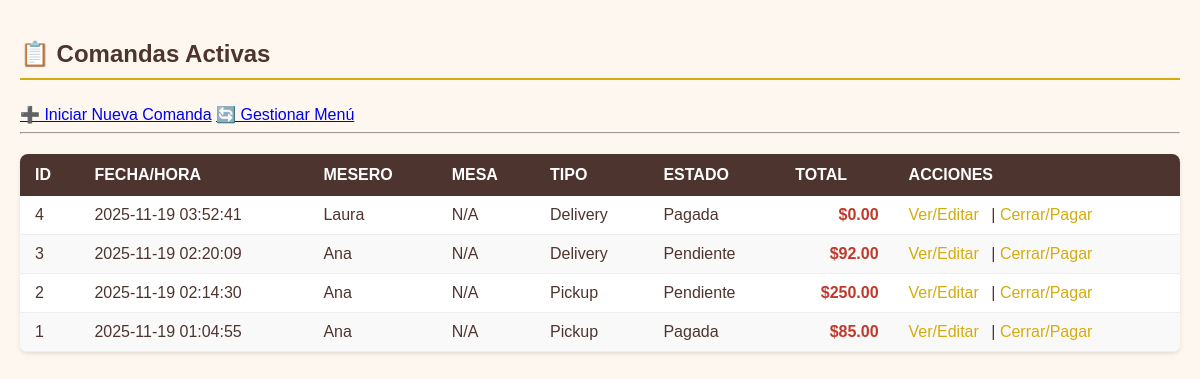
Page /listado_comandas.php on the committed database.
### tables this page shows
CREATE TABLE IF NOT EXISTS `comandas` (
  `comanda_id` int NOT NULL AUTO_INCREMENT,
  `mesero_id` int DEFAULT NULL,
  `mesa_id` int DEFAULT NULL,
  `fecha_hora` datetime DEFAULT CURRENT_TIMESTAMP,
  `estado` varchar(50) DEFAULT 'Pendiente',
  `tipo_pedido` varchar(20) DEFAULT 'En Sitio',
  `total` decimal(10,2) DEFAULT '0.00',
  PRIMARY KEY (`comanda_id`),
  KEY `mesero_id` (`mesero_id`),
  KEY `mesa_id` (`mesa_id`)
);

CREATE TABLE IF NOT EXISTS `meseros` (
  `mesero_id` int NOT NULL AUTO_INCREMENT,
  `nombre` varchar(100) NOT NULL,
  `apellido` varchar(100) NOT NULL,
  `puesto` varchar(50) DEFAULT 'Mesero',
  PRIMARY KEY (`mesero_id`)
);

### listado_comandas.php (the view, shortened to what this page needs)
<?php
include 'db_connection.php';
$sql = "SELECT c.comanda_id, c.fecha_hora, c.tipo_pedido, c.estado, c.total, m.nombre as mesero_nombre, me.numero_mesa
        FROM comandas c
        JOIN meseros m ON c.mesero_id = m.mesero_id
        LEFT JOIN mesas me ON c.mesa_id = me.mesa_id
        ORDER BY c.fecha_hora DESC";
$result = $conn->query($sql);
?>
<!DOCTYPE html>
<html lang="es">
<head>
<?php
include 'db_connection.php';
$conn = $conn ?? null;
if ($conn) {
    $sql = "SELECT c.comanda_id, c.fecha_hora, c.tipo_pedido, c.estado, c.total, m.nombre as mesero_nombre, me.numero_mesa
            FROM comandas c
            JOIN meseros m ON c.mesero_id = m.mesero_id
            LEFT JOIN mesas me ON c.mesa_id = me.mesa_id
            ORDER BY c.fecha_hora DESC";
    $result = $conn->query($sql);
} else {
    $result = null;
}
?>
<!DOCTYPE html>
<html lang="es">
<head>
</head>
<body>
    <h2>📋 Comandas Activas</h2>
    <a href="nueva_comanda.php">➕ Iniciar Nueva Comanda</a>
    <a href="menu.php">🔄 Gestionar Menú</a>
    <hr>
    <table>
        <thead>
            <tr>
                <th>ID</th>
                <th>Fecha/Hora</th>
                <th>Mesero</th>
                <th>Mesa</th>
                <th>Tipo</th>
                <th>Estado</th>
                <th>Total</th>
                <th>Acciones</th>
            </tr>
        </thead>
        <tbody>
            <?php
            if ($result->num_rows > 0) {
                while($row = $result->fetch_assoc()) {
                    echo "<tr>";
                    echo "<td>" . $row["comanda_id"] . "</td>";
                    echo "<td>" . $row["fecha_hora"] . "</td>";
                    echo "<td>" . htmlspecialchars($row["mesero_nombre"]) . "</td>";
                    echo "<td>" . ($row["numero_mesa"] ? "Mesa " . $row["numero_mesa"] : "N/A") . "</td>";
                    echo "<td>" . $row["tipo_pedido"] . "</td>";
                    echo "<td>" . $row["estado"] . "</td>";
                    echo "<td>$" . number_format($row["total"], 2) . "</td>";
                    echo "<td>";
                    echo "<a href='agregar_productos.php?comanda_id=" . $row["comanda_id"] . "'>Ver/Editar</a> | ";
                    echo "<a href='cerrar_comanda.php?comanda_id=" . $row["comanda_id"] . "'>Cerrar/Pagar</a>";
                    echo "</td>";
                    echo "</tr>";
                }
            } else {
                echo "<tr><td colspan='8'>No hay comandas activas.</td></tr>";
            }
            ?>
        </tbody>
    </table>
</body>
</html>

### listado_comandas.php (style rules this page uses)
:root { --color-cafe-oscuro: #4E342E; --color-crema-fondo: #FDF7F0; --color-destacado-fuerte: #D4AC0D; --color-sombra: rgba(0, 0, 0, 0.1); --color-success: #28a745; --color-pending: #F39C12; --color-completed: #2ECC71; }
body { font-family: 'Arial', sans-serif; background-color: var(--color-crema-fondo); color: var(--color-cafe-oscuro); margin: 0; padding: 20px; }
h2 { color: var(--color-cafe-oscuro); border-bottom: 2px solid var(--color-destacado-fuerte); padding-bottom: 10px; margin-bottom: 25px; }
table { width: 100%; border-collapse: collapse; margin-top: 20px; background-color: #fff; box-shadow: 0 2px 4px var(--color-sombra); border-radius: 8px; overflow: hidden; }
table thead th { background-color: var(--color-cafe-oscuro); color: white; padding: 12px 15px; text-align: left; font-weight: bold; text-transform: uppercase; }
table tbody td { padding: 10px 15px; border-bottom: 1px solid #eee; }
table tbody tr:nth-child(even) { background-color: #f9f9f9; }
table td:nth-child(7) { font-weight: bold; text-align: right; color: #C0392B; }
table td:last-child a { margin-right: 8px; color: var(--color-destacado-fuerte); text-decoration: none; transition: color 0.3s; }

### rows in the picture
comandas: comanda_id "4", fecha_hora "2025-11-19 03:52:41", mesero.nombre "Laura", tipo_pedido "Delivery", estado "Pagada", total "0.00"
comandas: comanda_id "3", fecha_hora "2025-11-19 02:20:09", mesero.nombre "Ana", tipo_pedido "Delivery", estado "Pendiente", total "92.00"
comandas: comanda_id "2", fecha_hora "2025-11-19 02:14:30", mesero.nombre "Ana", tipo_pedido "Pickup", estado "Pendiente", total "250.00"
comandas: comanda_id "1", fecha_hora "2025-11-19 01:04:55", mesero.nombre "Ana", tipo_pedido "Pickup", estado "Pagada", total "85.00"
